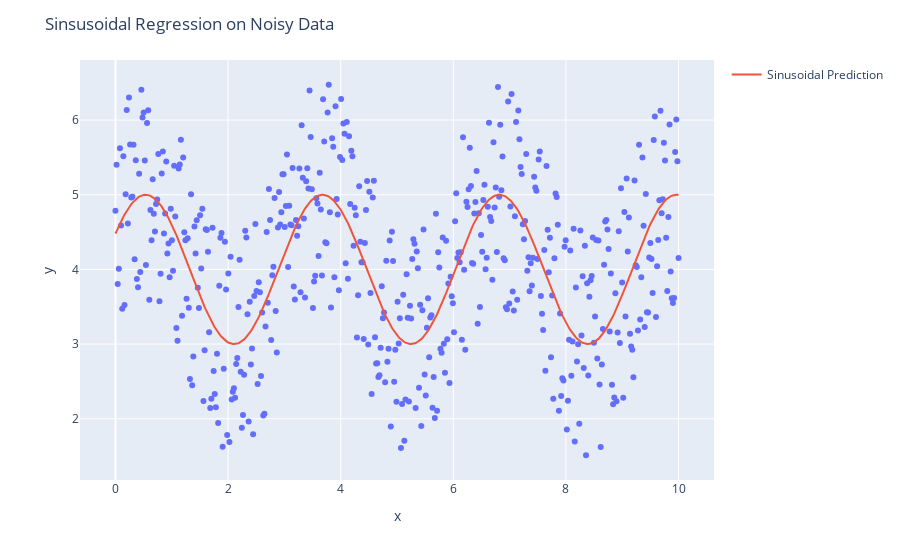

Notebook cell for this chart:
### Code cell
import plotly.express as px
fig = px.scatter(x=tt, y=yynoise)
fig.add_scatter(x=tt, y =yy, name = "Sinusoidal Prediction")
fig.update_layout(title = 'Sinsusoidal Regression on Noisy Data')
fig.show()

### Figure 1 — Plotly figure (JSON) as saved in the notebook; plotly's stock layout.template omitted (floating-point values rounded to 4 significant figures; data arrays with more than 128 entries replaced by an {"elided": "..."} marker saying what was removed)
{"data": [{"hovertemplate": "x=%{x}<br>y=%{y}<extra></extra>", "legendgroup": "", "marker": {"color": "#636efa", "symbol": "circle"}, "mode": "markers", "name": "", "orientation": "v", "showlegend": false, "type": "scatter", "x": {"elided": "500 float values"}, "xaxis": "x", "y": {"elided": "500 float values"}, "yaxis": "y"}, {"name": "Sinusoidal Prediction", "type": "scatter", "x": {"elided": "500 float values"}, "y": {"elided": "500 float values"}}], "layout": {"legend": {"tracegroupgap": 0}, "margin": {"t": 60}, "title": {"text": "Sinsusoidal Regression on Noisy Data"}, "xaxis": {"anchor": "y", "domain": [0, 1], "title": {"text": "x"}}, "yaxis": {"anchor": "x", "domain": [0, 1], "title": {"text": "y"}}}}
